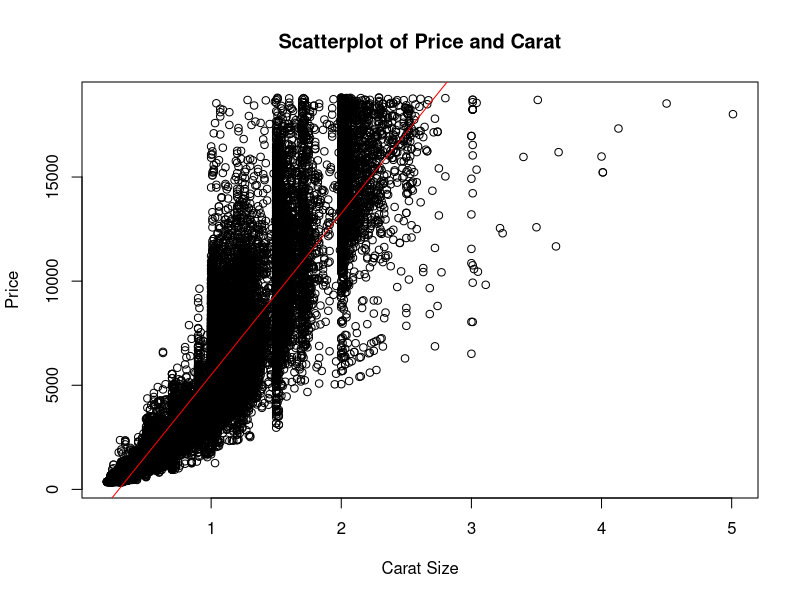
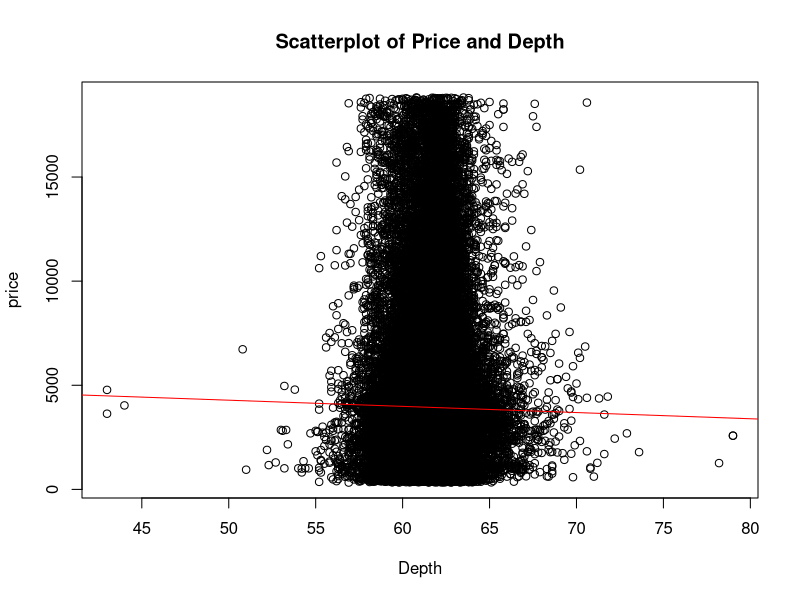
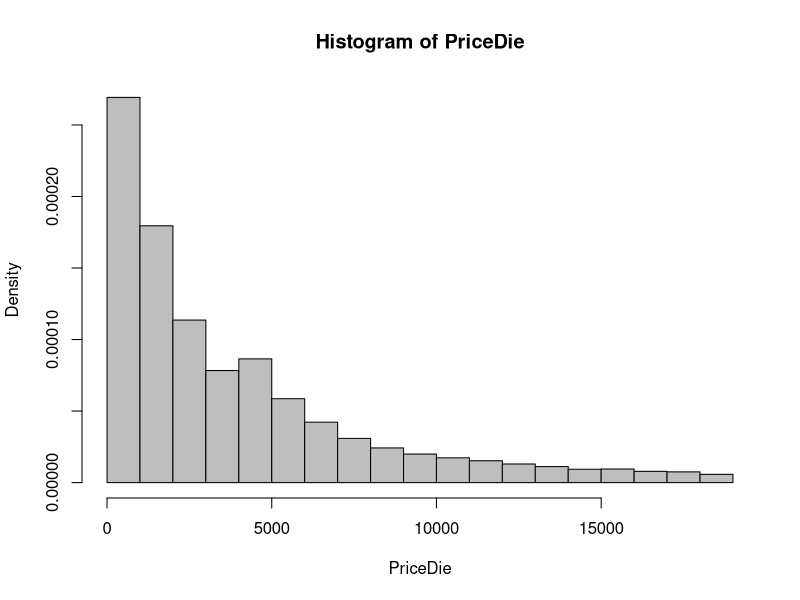
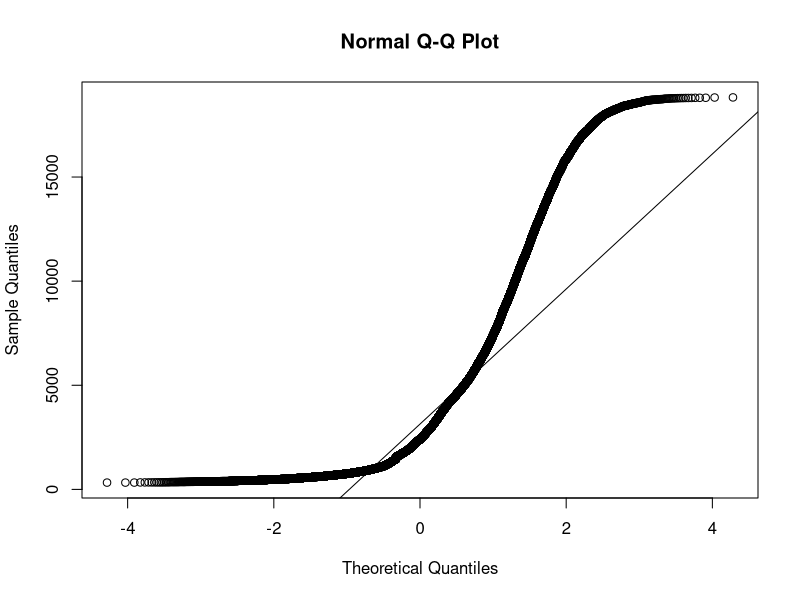

The R source for these figures, in order: (Note: this script raises an error after producing the figures.)
## ---- chunk 1
knitr::opts_chunk$set(echo = TRUE)
options(repos=structure(c(CRAN="http://cran.r-project.org")))
options(repos="https://cran.rstudio.com" )
install.packages("pscl", repos = "https://cran.rstudio.com")
install.packages("dplyr")
install.packages("ggplot2")
## ---- chunk 2
library(ggplot2)

diamonds 
## ---- chunk 3
library("Hmisc")
attach(diamonds)
plot(carat, price, main="Scatterplot of Price and Carat", 
  	xlab="Carat Size", ylab="Price") +
abline(lm(price~carat), col="red")
## ---- chunk 4
attach(diamonds)
plot(depth, price, main="Scatterplot of Price and Depth", 
  	xlab="Depth", ylab="price") +
  abline(lm(price~depth), col="red")
## ---- chunk 5
PriceDie <- diamonds$price
hist(PriceDie, col='grey', freq=FALSE)

## ---- chunk 6
qqnorm(diamonds$price)
qqline(diamonds$price)

## ---- chunk 7
cor.test(carat, price, method = "pearson")
## ---- chunk 8
cor.test(depth, price, method = "pearson")
## ---- chunk 9
xyplot(price~price, data = diamonds)
## ---- chunk 10
xyplot(price ~ carat, data = diamonds,
  xlab = "Carat Size",
  ylab = "Price",
  main = "The Price of Diamonds by Carat Size") 
## ---- chunk 11
diamondreg = lm(price ~ carat, data = diamonds)
summary(diamondreg)
## ---- chunk 12
plot(price ~ carat, data= diamonds, main="I got diamonds on diamonds")
 abline(diamondreg, col="red")

## ---- chunk 13
diamondregdep = lm(price ~ depth, data = diamonds)
summary(diamondregdep)
## ---- chunk 14
multregdiamond = lm(price ~ depth + carat, data = diamonds)
summary(multregdiamond)

multregdie <- lm(price ~ depth + carat, data = diamonds)

multregdie
